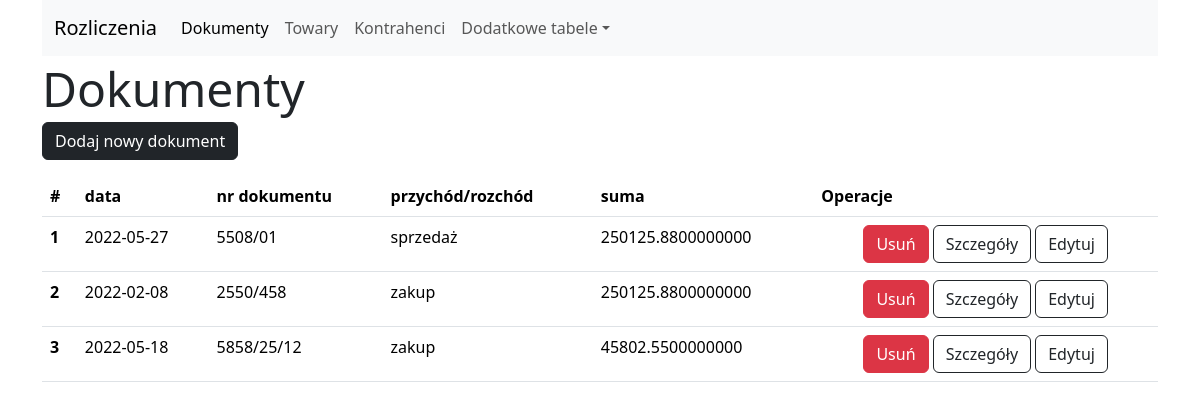
/documents/list, run on the app's committed database.
### tables this page shows
CREATE TABLE documents (
	id INTEGER NOT NULL, 
	document_title VARCHAR(50) NOT NULL, 
	date DATE NOT NULL, 
	document_sum NUMERIC NOT NULL, 
	operation_id INTEGER, 
	description VARCHAR, 
	PRIMARY KEY (id), 
	FOREIGN KEY(operation_id) REFERENCES operations (id)
);

CREATE TABLE operations (
	id INTEGER NOT NULL, 
	name VARCHAR(15) NOT NULL, 
	PRIMARY KEY (id)
);

### blueprints/documents_bp.py (the view)
@documents_blueprint.route('/documents/list')
def documents_list():
    request_params = request.args.to_dict()
    if request_params and request_params.get('mode') == 'remove':
        id_elem = request_params.get('id_elem')
        if id_elem:
            db.remove_document(int(id_elem))
            return redirect('/documents/list')
    list_data = db.show_all_documents()
    return render_template('custom_forms/documents.html', settings=settings, page_state='list', list_data=list_data)

### db_cms/db_cms_core.py (called while the page is built)
    def show_all_documents(self):
        columns = [self.documents.c.id, self.documents.c.document_title, self.documents.c.date,
                   self.documents.c.document_sum, self.documents.c.description,
                   self.operations.c.name.label('operation')]
        selected = select(columns)
        selected = selected.select_from(
            self.documents.join(self.operations, self.documents.c.operation_id == self.operations.c.id))
        with self.__engine__.connect() as conn:
            return conn.execute(selected).all()

### templates/custom_forms/documents.html (shortened to what this page needs)
{% extends "simple_forms/base.html" %}
{% from 'bootstrap5/form.html' import render_field %}
{% block element_list %}
    {% if page_state == 'list': %}
    <a href="/items/new" class="btn btn-dark">{{settings['button_name']}}</a>
    {% endif %}
    {% if list_data: %}
    <table class="table my-3">
        <thead>
        <tr>
            <th scope="col">#</th>
            {% for column_title in settings['table_headers']: %}
            <th scope="col">{{column_title}}</th>
            {% endfor%}
            <th scope="col">Operacje</th>
        </tr>
        </thead>
        <tbody>
        {% for row in list_data: %}
        <tr>
            <th scope="row">{{loop.index}}</th>
            <td>{{row['date']}}</td>
            <td>{{row['document_title']}}</td>
            <td>{{row['operation']}}</td>
            <td>{{row['document_sum']}}</td>
            <td class="text-center">
                <button class="btn btn-danger remove-button" data-bs-toggle="modal" data-bs-target="#deleteElementModal"
                        data-id="{{row['id']}}"  data-name="{{row['document_title']}}">Usuń
                </button>
                <a class="btn border-1 border-dark" href="{{'/documents/details/' ~ row['id']}}">Szczegóły</a>
                <a class="btn border-1 border-dark" href="{{'/documents/edit/' ~ row['id']}}">Edytuj</a>
            </td>
        </tr>
        {% endfor %}
        </tbody>
    </table>
    {% endif %}
{% endblock %}

### data on the page
documents: date "2022-05-27", document_title "5508/01", operation "sprzedaż", document_sum "250125.8800000000"
documents: date "2022-02-08", document_title "2550/458", operation "zakup", document_sum "250125.8800000000"
documents: date "2022-05-18", document_title "5858/25/12", operation "zakup", document_sum "45802.5500000000"

### other printed values
{{ settings['title'] }} "Dokumenty"
{{ settings['button_name'] }} "Dodaj nowy dokument"
{{ column_title }} "data" "nr dokumentu" "przychód/rozchód" "suma"
